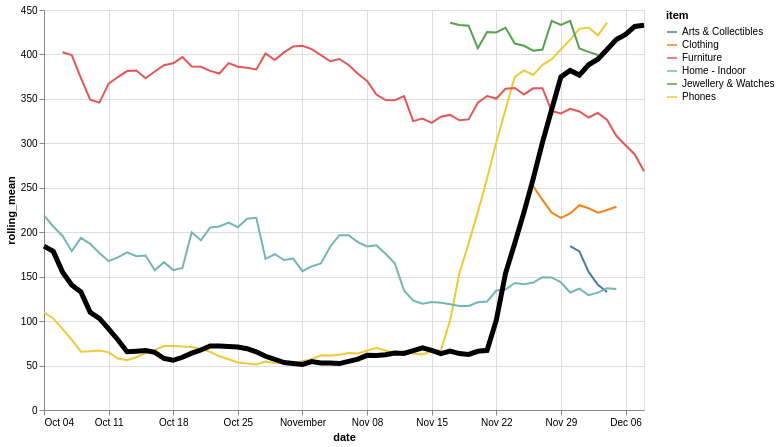

Vega-Lite specification for this chart:
### Vega-Lite specification from a JSON file in a GitHub repository (floating-point values rounded to 4 significant figures; data arrays with more than 128 entries replaced by an {"elided": "..."} marker saying what was removed)
{"config": {"view": {"continuousWidth": 400, "continuousHeight": 300}}, "layer": [{"data": {"name": "data-542a1efe46f4c40bb3ce65cae5c3b7f8"}, "mark": "line", "encoding": {"color": {"type": "nominal", "field": "item"}, "x": {"type": "temporal", "field": "date"}, "y": {"type": "quantitative", "field": "rolling_mean"}}, "transform": [{"window": [{"op": "mean", "field": "price", "as": "rolling_mean"}], "frame": [-4, 3]}]}, {"data": {"name": "data-36b546731eef70f60c39e12e06708628"}, "mark": {"type": "line", "color": "black", "size": 5}, "encoding": {"x": {"type": "temporal", "field": "date"}, "y": {"type": "quantitative", "field": "rolling_mean"}}, "transform": [{"window": [{"op": "mean", "field": "price", "as": "rolling_mean"}], "frame": [-4, 3]}]}], "height": 400, "width": 600, "$schema": "https://vega.github.io/schema/vega-lite/v4.8.1.json", "datasets": {"data-542a1efe46f4c40bb3ce65cae5c3b7f8": {"elided": "221 records"}, "data-36b546731eef70f60c39e12e06708628": [{"item": "All", "date": "2020-10-04", "price": 292.1}, {"item": "All", "date": "2020-10-05", "price": 144.0}, {"item": "All", "date": "2020-10-06", "price": 152.4}, {"item": "All", "date": "2020-10-07", "price": 148.8}, {"item": "All", "date": "2020-10-08", "price": 155.1}, {"item": "All", "date": "2020-10-09", "price": 40.0}, {"item": "All", "date": "2020-10-10", "price": 53.05}, {"item": "All", "date": "2020-10-11", "price": 77.37}, {"item": "All", "date": "2020-10-12", "price": 109.1}, {"item": "All", "date": "2020-10-13", "price": 88.57}, {"item": "All", "date": "2020-10-14", "price": 58.66}, {"item": "All", "date": "2020-10-15", "price": 50.43}, {"item": "All", "date": "2020-10-16", "price": 47.24}, {"item": "All", "date": "2020-10-17", "price": 44.71}, {"item": "All", "date": "2020-10-18", "price": 59.15}, {"item": "All", "date": "2020-10-19", "price": 60.74}, {"item": "All", "date": "2020-10-20", "price": 54.28}, {"item": "All", "date": "2020-10-21", "price": 72.22}, {"item": "All", "date": "2020-10-22", "price": 85.83}, {"item": "All", "date": "2020-10-23", "price": 87.28}, {"item": "All", "date": "2020-10-24", "price": 75.54}, {"item": "All", "date": "2020-10-25", "price": 80.93}, {"item": "All", "date": "2020-10-26", "price": 58.17}, {"item": "All", "date": "2020-10-27", "price": 57.16}, {"item": "All", "date": "2020-10-28", "price": 49.91}, {"item": "All", "date": "2020-10-29", "price": 57.08}, {"item": "All", "date": "2020-10-30", "price": 57.51}, {"item": "All", "date": "2020-10-31", "price": 47.04}, {"item": "All", "date": "2020-11-01", "price": 48.85}, {"item": "All", "date": "2020-11-02", "price": 51.42}, {"item": "All", "date": "2020-11-03", "price": 50.22}, {"item": "All", "date": "2020-11-04", "price": 47.64}, {"item": "All", "date": "2020-11-05", "price": 76.26}, {"item": "All", "date": "2020-11-06", "price": 44.46}, {"item": "All", "date": "2020-11-07", "price": 56.73}, {"item": "All", "date": "2020-11-08", "price": 42.08}, {"item": "All", "date": "2020-11-09", "price": 69.31}, {"item": "All", "date": "2020-11-10", "price": 71.21}, {"item": "All", "date": "2020-11-11", "price": 84.15}, {"item": "All", "date": "2020-11-12", "price": 45.73}, {"item": "All", "date": "2020-11-13", "price": 83.6}, {"item": "All", "date": "2020-11-14", "price": 60.33}, {"item": "All", "date": "2020-11-15", "price": 52.84}, {"item": "All", "date": "2020-11-16", "price": 66.39}, {"item": "All", "date": "2020-11-17", "price": 95.17}, {"item": "All", "date": "2020-11-18", "price": 47.64}, {"item": "All", "date": "2020-11-19", "price": 55.08}, {"item": "All", "date": "2020-11-20", "price": 69.17}, {"item": "All", "date": "2020-11-21", "price": 60.9}, {"item": "All", "date": "2020-11-22", "price": 53.02}, {"item": "All", "date": "2020-11-23", "price": 80.73}, {"item": "All", "date": "2020-11-24", "price": 75.22}, {"item": "All", "date": "2020-11-25", "price": 366.4}, {"item": "All", "date": "2020-11-26", "price": 470.0}, {"item": "All", "date": "2020-11-27", "price": 324.4}, {"item": "All", "date": "2020-11-28", "price": 350.5}, {"item": "All", "date": "2020-11-29", "price": 362.3}, {"item": "All", "date": "2020-11-30", "price": 379.7}, {"item": "All", "date": "2020-12-01", "price": 376.1}, {"item": "All", "date": "2020-12-02", "price": 368.8}, {"item": "All", "date": "2020-12-03", "price": 424.5}, {"item": "All", "date": "2020-12-04", "price": 427.7}, {"item": "All", "date": "2020-12-05", "price": 416.9}, {"item": "All", "date": "2020-12-06", "price": 400.9}, {"item": "All", "date": "2020-12-07", "price": 450.5}, {"item": "All", "date": "2020-12-08", "price": 468.7}]}}
